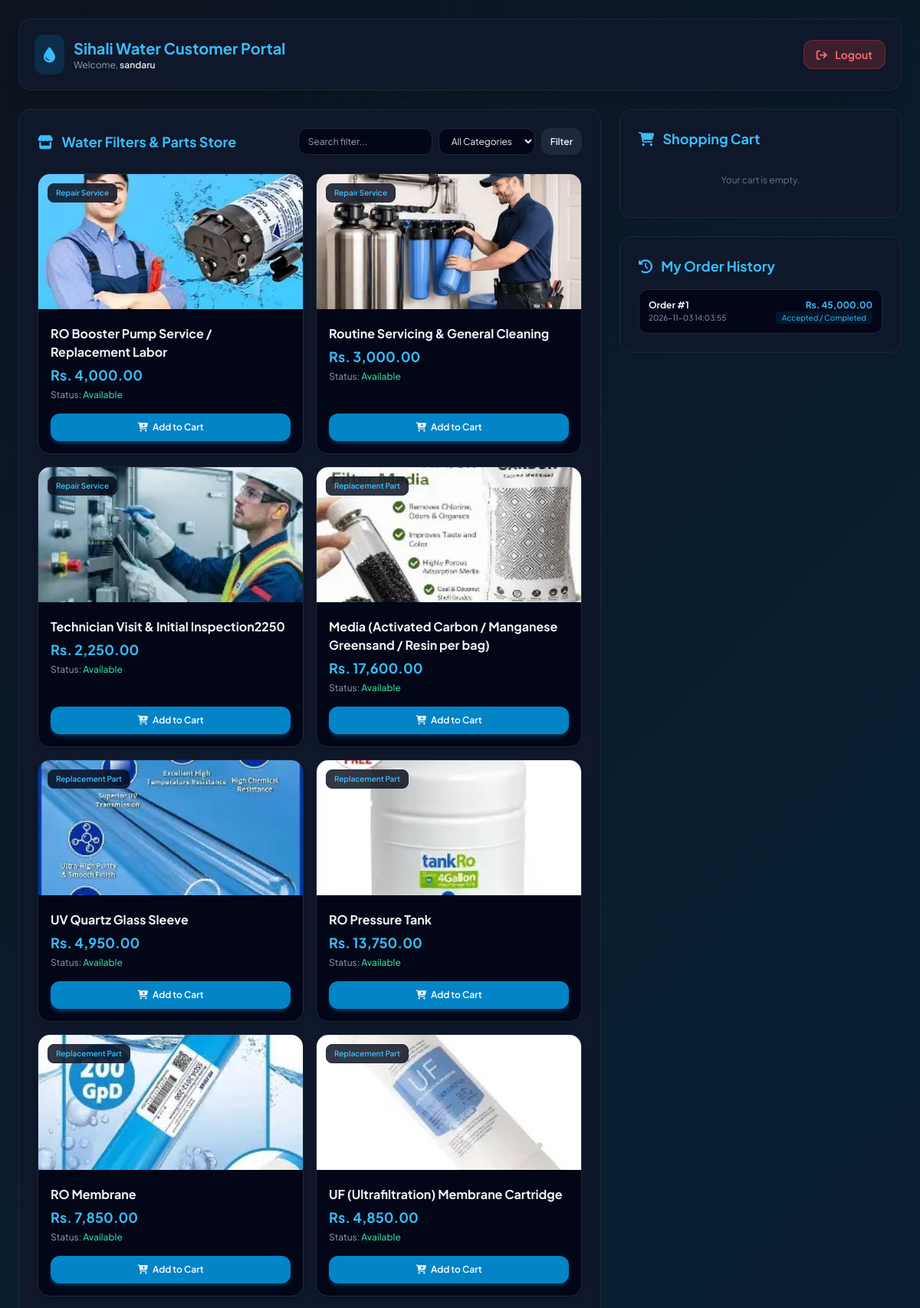
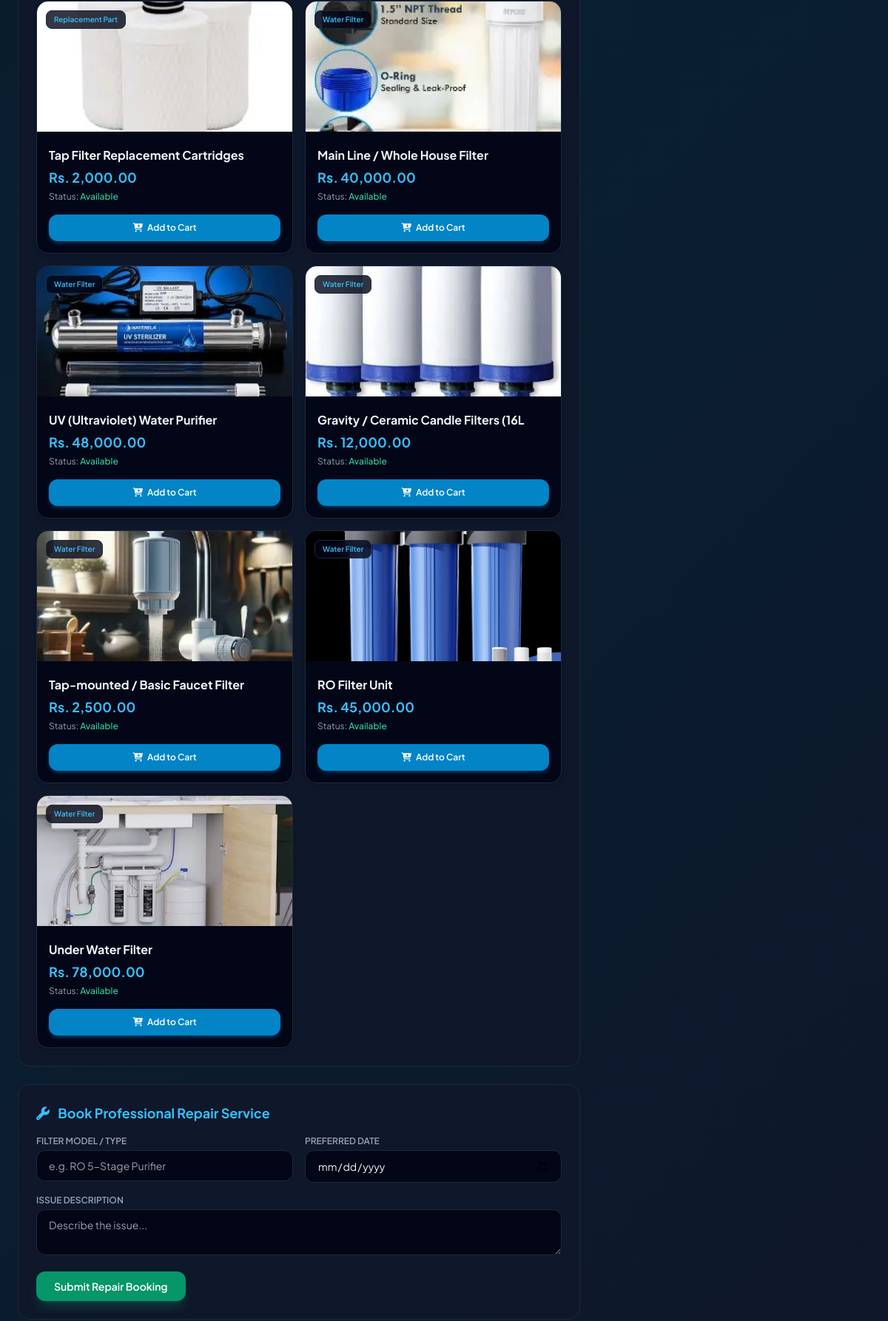
Screenshot of /user_dashboard.php (signed in, upper part) with the database file from the repository (2 pictures, top to bottom).
### tables this page shows
CREATE TABLE `items` (
  `id` int(11) NOT NULL,
  `name` varchar(150) NOT NULL,
  `category` enum('Water Filter','Replacement Part','Repair Service') NOT NULL,
  `price` decimal(10,2) NOT NULL,
  `stock` varchar(100) NOT NULL,
  `created_at` timestamp NOT NULL DEFAULT current_timestamp(),
  `image` varchar(255) DEFAULT 'default_water.jpg'
);

CREATE TABLE `orders` (
  `order_id` int(11) NOT NULL,
  `user_id` int(11) DEFAULT NULL,
  `total_amount` decimal(10,2) DEFAULT NULL,
  `status` varchar(50) DEFAULT 'Pending',
  `created_at` timestamp NOT NULL DEFAULT current_timestamp()
);

### user_dashboard.php (the view, shortened to what this page needs)
<?php
include 'db.php';
$user_id = $_SESSION['user_id'];
$search = $_GET['search'] ?? '';
$query = "SELECT * FROM items WHERE 1=1";
$query .= " ORDER BY id DESC";
$items = $conn->query($query);
$my_orders = $conn->query("SELECT * FROM orders WHERE user_id = $user_id ORDER BY order_id DESC");
?>
<!DOCTYPE html>
<html lang="en">
<head>
    <script src="https://cdn.tailwindcss.com"></script>
    <link rel="stylesheet" href="https://cdnjs.cloudflare.com/ajax/libs/font-awesome/6.4.0/css/all.min.css">
    <link rel="stylesheet" href="style.css">
</head>
<body class="bg-slate-950 text-slate-100 min-h-screen p-6 font-sans">
    <div class="flex justify-between items-center bg-slate-900 border border-slate-800 p-5 rounded-2xl mb-6 shadow-xl">
        <div class="flex items-center gap-3">
            <div class="bg-sky-600/20 text-sky-400 p-3 rounded-xl text-xl"><i class="fa-solid fa-droplet"></i></div>
            <div>
                <h1 class="text-xl font-bold text-sky-400">Sihali Water Customer Portal</h1>
                <p class="text-xs text-slate-400">Welcome, <span class="text-slate-200 font-semibold"><?= htmlspecialchars($_SESSION['user_name']) ?></span></p>
            </div>
        </div>
        <a href="logout.php" class="bg-red-500/20 hover:bg-red-500/30 text-red-400 px-4 py-2 rounded-xl text-sm font-semibold transition border border-red-500/30"><i class="fa-solid fa-arrow-right-from-bracket mr-2"></i> Logout</a>
    </div>
    <div class="grid grid-cols-1 lg:grid-cols-3 gap-6">
        <div class="lg:col-span-2 space-y-6">
            <div class="bg-slate-900 border border-slate-800 p-6 rounded-2xl">
                <div class="flex flex-col md:flex-row justify-between items-center gap-4 mb-6">
                    <h3 class="text-lg font-bold text-sky-400"><i class="fa-solid fa-store mr-2"></i> Water Filters & Parts Store</h3>
                    <form method="GET" class="flex gap-2 w-full md:w-auto">
                        <input type="text" name="search" value="<?= htmlspecialchars($search) ?>" placeholder="Search filter..." class="bg-slate-950 border border-slate-800 rounded-xl px-3 py-2 text-xs focus:outline-none focus:border-sky-500">
                        <select name="category" class="bg-slate-950 border border-slate-800 rounded-xl px-3 py-2 text-xs focus:outline-none focus:border-sky-500">
                            <option value="">All Categories</option>
                        </select>
                        <button type="submit" class="bg-slate-800 hover:bg-slate-700 px-3 py-2 rounded-xl text-xs font-semibold">Filter</button>
                    </form>
                </div>
                <div class="grid grid-cols-1 md:grid-cols-2 gap-4">
                    <?php while($row = $items->fetch_assoc()):
                        $img_src = !empty($row['image']) ? $row['image'] : 'uploads/default.jpg';
                    ?>
                    <div class="bg-slate-950 border border-slate-800 rounded-2xl overflow-hidden flex flex-col justify-between shadow-md">
                        <div class="h-44 w-full bg-slate-900 overflow-hidden relative cursor-pointer group" onclick="openModal('<?= $img_src ?>', '<?= htmlspecialchars($row['name'], ENT_QUOTES) ?>')">
                            <img src="<?= $img_src ?>" alt="<?= htmlspecialchars($row['name']) ?>" class="w-full h-full object-cover group-hover:scale-105 transition duration-300">
                            <span class="absolute top-3 left-3 bg-slate-950/80 backdrop-blur-md border border-slate-800 px-2.5 py-1 rounded-lg text-[10px] font-semibold text-sky-400"><?= $row['category'] ?></span>
                        </div>
                        <div class="p-4 flex flex-col justify-between flex-1">
                            <div>
                                <h4 class="font-bold text-base mt-1"><?= htmlspecialchars($row['name']) ?></h4>
                                <div class="text-sky-400 font-bold text-lg my-1">Rs. <?= number_format($row['price'], 2) ?></div>
                                <p class="text-xs text-slate-400">Status: <span class="text-emerald-400 font-medium"><?= htmlspecialchars($row['stock']) ?></span></p>
                            </div>
                            <a href="user_dashboard.php?add_to_cart=<?= $row['id'] ?>" class="mt-4 bg-sky-600 hover:bg-sky-500 text-white text-center py-2.5 rounded-xl text-xs font-semibold transition shadow-md shadow-sky-600/30"><i class="fa-solid fa-cart-plus mr-1"></i> Add to Cart</a>
                        </div>
                    </div>
                    <?php endwhile; ?>
                </div>
            </div>
            <div class="bg-slate-900 border border-slate-800 p-6 rounded-2xl">
                <h3 class="text-lg font-bold text-sky-400 mb-4"><i class="fa-solid fa-wrench mr-2"></i> Book Professional Repair Service</h3>
                <form method="POST" class="space-y-4">
                    <div class="grid grid-cols-1 md:grid-cols-2 gap-4">
                        <div>
                            <label class="block text-xs font-semibold text-slate-400 mb-1 uppercase">Filter Model / Type</label>
                            <input type="text" name="filter_model" placeholder="e.g. RO 5-Stage Purifier" required class="w-full bg-slate-950 border border-slate-800 rounded-xl px-4 py-2.5 text-sm focus:outline-none focus:border-sky-500">
                        </div>
                        <div>
                            <label class="block text-xs font-semibold text-slate-400 mb-1 uppercase">Preferred Date</label>
                            <input type="date" name="preferred_date" required class="w-full bg-slate-950 border border-slate-800 rounded-xl px-4 py-2.5 text-sm focus:outline-none focus:border-sky-500">
                        </div>
                    </div>
                    <div>
                        <label class="block text-xs font-semibold text-slate-400 mb-1 uppercase">Issue Description</label>
                        <textarea name="issue_description" rows="2" placeholder="Describe the issue..." required class="w-full bg-slate-950 border border-slate-800 rounded-xl px-4 py-2.5 text-sm focus:outline-none focus:border-sky-500"></textarea>
                    </div>
                    <button type="submit" name="book_repair" class="bg-emerald-600 hover:bg-emerald-500 text-white font-semibold px-6 py-2.5 rounded-xl transition text-sm shadow-lg shadow-emerald-600/30">Submit Repair Booking</button>
                </form>
            </div>
        </div>
        <div class="space-y-6">
            <div class="bg-slate-900 border border-slate-800 p-6 rounded-2xl">
                <h3 class="text-lg font-bold text-sky-400 mb-4"><i class="fa-solid fa-cart-shopping mr-2"></i> Shopping Cart</h3>
                <?php if(empty($_SESSION['cart'])): ?>
                    <p class="text-xs text-slate-500 text-center py-4">Your cart is empty.</p>
                <?php endif; ?>
            </div>
            <div class="bg-slate-900 border border-slate-800 p-6 rounded-2xl">
                <h3 class="text-lg font-bold text-sky-400 mb-4"><i class="fa-solid fa-clock-rotate-left mr-2"></i> My Order History</h3>
                <div class="space-y-3 max-h-48 overflow-y-auto">
                    <?php while($ord = $my_orders->fetch_assoc()): ?>
                    <div class="bg-slate-950 p-3 rounded-xl border border-slate-800 text-xs flex justify-between">
                        <div>
                            <p class="font-bold">Order #<?= $ord['order_id'] ?></p>
                            <p class="text-slate-400 text-[10px]"><?= $ord['created_at'] ?></p>
                        </div>
                        <div class="text-right">
                            <p class="text-sky-400 font-bold">Rs. <?= number_format($ord['total_amount'], 2) ?></p>
                            <span class="text-[10px] bg-sky-500/10 text-sky-400 px-2 py-0.5 rounded"><?= $ord['status'] ?></span>
                        </div>
                    </div>
                    <?php endwhile; ?>
                </div>
            </div>
        </div>
    </div>
</body>
</html>

### style.css (style rules this page uses)
:root { --bg-gradient: linear-gradient(135deg, #0d131f 0%, #082032 50%, #0f172a 100%); --glass-bg: rgba(255, 255, 255, 0.05); --glass-border: rgba(255, 255, 255, 0.12); --glass-hover: rgba(255, 255, 255, 0.1); --accent-gold: linear-gradient(135deg, #f6d365 0%, #fda085 100%); --accent-cyan: linear-gradient(135deg, #00f2fe 0%, #4facfe 100%); --text-main: #f8fafc; --text-muted: #94a3b8; --shadow-luxury: 0 8px 32px 0 rgba(0, 0, 0, 0.37); }
* { margin: 0; padding: 0; box-sizing: border-box; font-family: 'Plus Jakarta Sans', sans-serif; }
body { background: var(--bg-gradient); color: var(--text-main); min-height: 100vh; overflow-x: hidden; }
.grid { display: grid; grid-template-columns: repeat(auto-fit, minmax(280px, 1fr)); gap: 2rem; }

### rows the page displays
items: image (picture), category "Repair Service", name "RO Booster Pump Service / Replacement Labor", price "4,000.00", stock "Available"
items: image (picture), category "Repair Service", name "Routine Servicing & General Cleaning", price "3,000.00", stock "Available"
items: image (picture), category "Repair Service", name "Technician Visit & Initial Inspection2250", price "2,250.00", stock "Available"
items: image (picture), category "Replacement Part", name "Media (Activated Carbon / Manganese Greensand / Resin per bag)", price "17,600.00", stock "Available"
items: image (picture), category "Replacement Part", name "UV Quartz Glass Sleeve", price "4,950.00", stock "Available"
items: image (picture), category "Replacement Part", name "RO Pressure Tank", price "13,750.00", stock "Available"
items: image (picture), category "Replacement Part", name "RO Membrane", price "7,850.00", stock "Available"
items: image (picture), category "Replacement Part", name "UF (Ultrafiltration) Membrane Cartridge", price "4,850.00", stock "Available"
items: image (picture), category "Replacement Part", name "Tap Filter Replacement Cartridges", price "2,000.00", stock "Available"
items: image (picture), category "Water Filter", name "Main Line / Whole House Filter", price "40,000.00", stock "Available"
items: image (picture), category "Water Filter", name "UV (Ultraviolet) Water Purifier", price "48,000.00", stock "Available"
items: image (picture), category "Water Filter", name "Gravity / Ceramic Candle Filters (16L", price "12,000.00", stock "Available"
items: image (picture), category "Water Filter", name "Tap-mounted / Basic Faucet Filter", price "2,500.00", stock "Available"
items: image (picture), category "Water Filter", name "RO Filter Unit", price "45,000.00", stock "Available"
items: image (picture), category "Water Filter", name "Under Water Filter", price "78,000.00", stock "Available"
orders: order_id "1", created_at "2026-11-03 14:03:55", total_amount "45,000.00", status "Accepted / Completed"

### other values shown
$_SESSION['user_name'] "sandaru"
